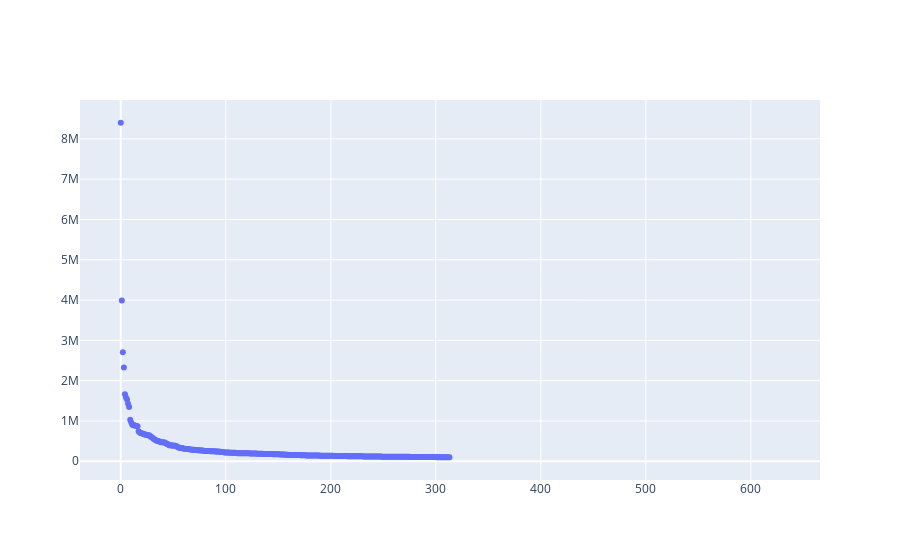

Notebook code cell kept with this figure:
### Markdown cell above
Then we plot our data.

### Code cell
import plotly.graph_objects as go

scatter = go.Scatter(y = populations, hovertext = city_names, mode = 'markers')
go.Figure(scatter)

### Figure 1 — Plotly figure (JSON) as saved in the notebook; plotly's stock layout.template omitted (floating-point values rounded to 4 significant figures; data arrays with more than 128 entries replaced by an {"elided": "..."} marker saying what was removed)
{"data": [{"hovertext": [], "mode": "markers", "type": "scatter", "y": {"elided": "628 mixed values"}}], "layout": {"autosize": true, "xaxis": {"autorange": true, "range": [-38.92, 665.9]}, "yaxis": {"autorange": true, "range": [-507700.0, 9007000.0], "type": "linear"}}}
